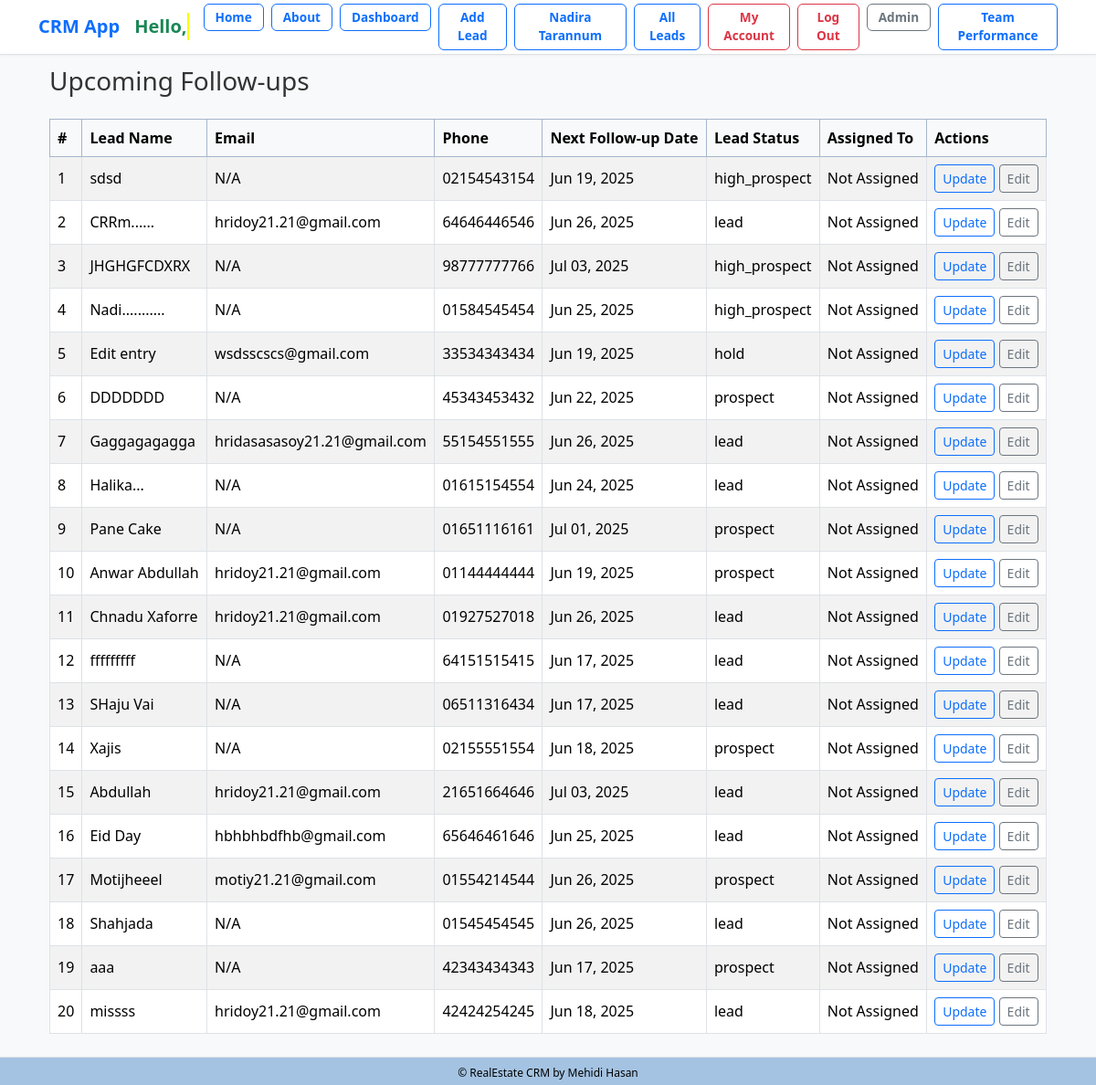
The app's page /followup/next/ (signed in) with its own data.
### lead/models.py (models this page shows, shortened)
class Lead(models.Model):
    LEAD_STAGE_CHOICES = (
        ('lead', 'Lead'),
        ('prospect', 'Prospect'),
        ('high_prospect', 'High Prospect'),
        ('sold_onboard', 'Sold/On-board'),
        ('hold', 'Hold'),
        ('lost', 'Lost'),
        ('junk', 'Junk'),
    )
    PROFESSION_CHOICES = (
        ('doctor', 'Doctor'),
        ('artist', 'Artist'),
        ('engineer', 'Engineer'),
        ('teacher', 'Teacher'),
        ('student', 'Student'),
        ('other', 'Other'),
    )
    PROJECT_CHOICES = (
        ('grand', 'Grand'),
        ('majestic', 'Majestic'),
        ('skyvilla', 'Skyvilla'),
        ('maxus', 'Maxus'),
        ('other', 'Other'),
    )
    PROPERTY_STATUS_CHOICES = (
        ('ready', 'Ready'),
        ('initial', 'Initial'),
        ('going', 'Going'),
    )
    PREFERRED_LOCATION_CHOICES = (
        ('banani', 'Banani'),
        ('gulshan', 'Gulshan'),
        ('badda', 'Badda'),
        ('dhanmondi', 'Dhanmondi'),
        ('other', 'Other'),
    )
    COMPANY_CHOICES = (
        ('rupayanhousing', 'Rupayan Housing'),
        ('rupayancityuttara', 'Rupayan City Uttara'),
        ('other', 'Other'),
    )
    INTERESTED_PROJECT_BUILDING_CHOICES = (
        ('grand-building-12', 'Grand Building 12'),
        ('majestic-building-5', 'Majestic Building 5'),
        ('skyvilla-building-3', 'Skyvilla Building 3'),
        ('maxus-building-8', 'Maxus Building 8'),
        ('other', 'Other'),
    )
    UNIT_SIZE_CHOICES = (
        ('2000-2500', '2000-2500 sqft'),
        ('200-300', '200-300 sqft'),
        ('300-400', '300-400 sqft'),
        ('2500-3000', '2500-3000 sqft'),
        ('3000-3500', '3000-3500 sqft'),
        ('3500-4000', '3500-4000 sqft'),
        ('4000+', '4000+ sqft'),
        ('other', 'Other'),
    )
    PREFERENCE_FLOOR = (
        ('1st', '1st Floor'),
        ('2nd', '2nd Floor'),
        ('3rd', '3rd Floor'),
        ('4th', '4th Floor'),
        ('5th', '5th Floor'),
        ('6th', '6th Floor'),
        ('7th', '7th Floor'),
        ('8th', '8th Floor'),
        ('9th', '9th Floor'),
        ('10th', '10th Floor'),
        ('11th', '11th Floor'),
        ('12th', '12th Floor'),
        ('13th', '13th Floor'),
        ('14th', '14th Floor'),
        ('15th', '15th Floor'),
    )
    FACING_CHOICES = (
        ('east', 'East'),
        ('west', 'West'),
        ('north', 'North'),
        ('south', 'South'),
        ('north-east', 'North-East'),
        ('north-west', 'North-West'),
        ('south-east', 'South-East'),
        ('south-west', 'South-West'),
        ('other', 'Other'),
    )
    VIEW_CHOICES = (
        ('road', 'Road'),
        ('park', 'Park'),
        ('lake', 'Lake'),
        ('city', 'City'),
        ('other', 'Other'),
    )
    BUDGET_CHOICES = (
        ('less-than-50-lakh', 'Less than 50 Lakh'),
        ('less-than-1-crore', 'Less than 1 Crore'),
        ('1-crore-to-2-crore', '1 Crore to 2 Crore'),
        ('2-crore-to-3-crore', '2 Crore to 3 Crore'),
        ('3-crore-to-4-crore', '3 Crore to 4 Crore'),
        ('4-crore-to-5-crore', '4 Crore to 5 Crore'),
        ('more-than-5-crore', 'More than 5 Crore'),
        ('other', 'Other'),
    )
    LEAD_SOURCE_CHOICES = (
        ('sgl', 'SGL'),
        ('walkin', 'Walk-in'),
        ('other', 'Other'),
    )
    SUB_SOURCE_CHOICES = (
        ('ownsource', 'Own Source'),
        ('referral', 'Referral'),
        ('doorto-door', 'Door to Door'),
        ('social-media', 'Social Media'),
        ('online-advertisement', 'Online Advertisement'),
        ('other', 'Other'),
    )
    TEAM_LEADER_CHOICES = (
        ('iktadul', 'Iktadul'),
        ('salman', 'Salman'),
        ('other', 'Other'),
    )
    FOLLOWUP_STATUS_CHOICES = (
        ('call', 'Call'),
        ('email', 'Email'),
        ('int Meeting', 'Int Meeting'),
        ('Ext Meeting', 'Ext Meeting'),
        ('project visit', 'Project Visit'),
        ('sold', 'Sold'),
        ('onboard', 'On-board'),
        ('junk', 'Junk'),
    )
    name = models.CharField("Name", max_length=50)
    team = models.ForeignKey(Team, on_delete=models.CASCADE, null=True, blank=True)
    phone = models.CharField(
    "Phone",
        max_length=11,
        unique=True,
        validators=[
            RegexValidator(
                regex=r'^\d{11}$',
                message='Phone number must contain only numbers.',
                code='invalid_phone'
            )
        ]
    )
    present_address = models.CharField("Present Address", max_length=20, choices=PREFERRED_LOCATION_CHOICES, blank=True, null=True)
    primaryemail = models.EmailField("Primary Email", max_length=254, blank=True, null=True)
    secondaryemail = models.EmailField("Secondary Email", blank=True, null=True)
    profession = models.CharField("Profession", max_length=20, choices=PROFESSION_CHOICES, blank=True, null=True)
    resident = models.CharField("Resident", max_length=100, blank=True, null=True)
    notes = models.TextField("Notes", blank=True, null=True)
    projecttype = models.CharField("Project Type", max_length=20, choices=PROJECT_CHOICES, blank=True, null=True)
    projectstatus = models.CharField("Project Status", max_length=20, choices=PROPERTY_STATUS_CHOICES, default='ready', blank=True, null=True)
    preferred_location = models.CharField("Preferred Location", max_length=20, choices=PREFERRED_LOCATION_CHOICES, blank=True, null=True)
    company = models.CharField("Company", max_length=20, choices=COMPANY_CHOICES, default="rupayancityuttara", null=True)
    interested_project_building = models.CharField("Interested Project Building", max_length=30, choices=INTERESTED_PROJECT_BUILDING_CHOICES, blank=True, null=True)
    unit_size = models.CharField("Unit Size", max_length=20, choices=UNIT_SIZE_CHOICES, blank=True, null=True)
    preference_floor = models.CharField("Preference Floor", max_length=20, choices=PREFERENCE_FLOOR, blank=True, null=True)
    facing = models.CharField("Facing", max_length=20, choices=FACING_CHOICES, blank=True, null=True)
    view = models.CharField("View", max_length=20, choices=VIEW_CHOICES, blank=True, null=True)
    budget = models.CharField("Budget", max_length=20, choices=BUDGET_CHOICES, blank=True, null=True)
    leadsource = models.CharField("Lead Source", max_length=20, choices=LEAD_SOURCE_CHOICES, default='sgl', blank=True, null=True)
    subsource = models.CharField("Sub Source", max_length=20, choices=SUB_SOURCE_CHOICES, default='ownsource',blank=True, null=True)
    teamleader = models.CharField("Team Leader", max_length=20, choices=TEAM_LEADER_CHOICES, default='iktadul',blank=True, null=True)
    description = models.TextField("Description", blank=True, null=True)
    converted_to_client = models.BooleanField("Converted to Client", default=False)
    created_at = models.DateTimeField("Created At", auto_now_add=True)
    modified_at = models.DateTimeField("Modified At", auto_now=True)
    followup_by = models.CharField("Follow Up By", max_length=50, choices=FOLLOWUP_STATUS_CHOICES, blank=True, null=True)
    lead_status = models.CharField("Lead Status", max_length=20, choices=LEAD_STAGE_CHOICES, default="lead", null=True)
    next_followup_by = models.CharField(max_length=20, choices=FOLLOWUP_STATUS_CHOICES, blank=True, null=True)
    next_followup_date = models.DateField("Next Follow Up Date", blank=True, null=True)
    modified_at = models.DateTimeField(auto_now=True)
    created_by = models.ForeignKey(User, related_name='leads', on_delete=models.CASCADE)
    transfer_to = models.ForeignKey(User, related_name='transferred_leads', on_delete=models.SET_NULL, null=True, blank=True)
    unique_id = models.CharField(max_length=255, unique=True, blank=True, null=True)

### dashboard/views.py (the view)
# urls.py: path('followup/next/', views.upcoming_followup, name='upcoming_followup'),
@login_required
def upcoming_followup(request):
    today = now().date()
    if request.user.is_superuser:
        upcoming_leads = Lead.objects.filter(next_followup_date__gt=today)
    else:
        upcoming_leads = Lead.objects.filter(
            next_followup_date__gt=today,
            created_by=request.user
        )
    upcoming_count = upcoming_leads.count()
    leads_data = []
    for lead in upcoming_leads:
        leads_data.append({
            'lead': lead,
            'next_followup_date': lead.next_followup_date,
        })
    context = {
        'leads_data': leads_data,
        'upcoming_count': upcoming_count,
        'page_title': "Upcoming Follow-ups",
    }
    return render(request, 'dashboard/upcoming_followup.html', context)

### dashboard/templates/dashboard/upcoming_followup.html
{% extends "crm/base.html" %}
{% block content %}
<div class="container mt-4">
  <h3 class="mb-4">{{ page_title }}</h3>
  {% if leads_data %}
    <div class="table-responsive">
      <table class="table table-striped table-bordered align-middle">
        <thead class="table-primary text-white">
          <tr>
            <th>#</th>
            <th>Lead Name</th>
            <th>Email</th>
            <th>Phone</th>
            <th>Next Follow-up Date</th>
            <th>Lead Status</th>
            <th>Assigned To</th>
            <th>Actions</th>
          </tr>
        </thead>
        <tbody>
          {% for item in leads_data %}
          <tr>
            <td>{{ forloop.counter }}</td>
            <td>{{ item.lead.name }}</td>
            <td>{{ item.lead.primaryemail|default:"N/A" }}</td>
            <td>{{ item.lead.phone|default:"N/A" }}</td>
            <td>{{ item.next_followup_date|date:"M d, Y" }}</td>
            <td>{{ item.lead.lead_status|default:"N/A" }}</td>
            <td>
              {% if item.lead.assigned_to %}
                {{ item.lead.assigned_to.get_full_name|default:item.lead.assigned_to.username }}
              {% else %}
                Not Assigned
              {% endif %}
            </td>
     <td>
  {% if item.lead.id %}
    <a href="{% url 'lead:lead_change_history' item.lead.id %}" class="btn btn-outline-primary btn-sm">Update</a>
    <a href="{% url 'edit_leads' item.lead.id %}?redirect_to=upcoming_followup" class="btn btn-outline-secondary btn-sm">Edit</a>
  {% else %}
    <span class="text-muted">Invalid Lead</span>
  {% endif %}
</td>
          {% endfor %}
        </tbody>
      </table>
    </div>
  {% else %}
    <div class="alert alert-info">No upcoming follow-ups found.</div>
  {% endif %}
</div>
{% endblock %}

### static/css/styles.css (style rules this page uses)
body { font-family: "Segoe UI", Roboto, sans-serif; background-color: #f8f9fa; }
.container h1, .container h3 { color: #333; }
.table thead th { position: sticky; top: 0; background-color: #f8f9fa; z-index: 10; }

### crm/templates/crm/base.html (style rules this page uses)
body { padding-bottom: 40px; }

### records on screen
Lead: lead.name "sdsd", lead.primaryemail "N/A", lead.phone "02154543154", next_followup_date "Jun 19, 2025", lead.lead_status "high_prospect", shows "Update"
Lead: lead.name "CRRm......", lead.primaryemail "hridoy21.21@gmail.com", lead.phone "64646446546", next_followup_date "Jun 26, 2025", lead.lead_status "lead", shows "Update"
Lead: lead.name "JHGHGFCDXRX", lead.primaryemail "N/A", lead.phone "98777777766", next_followup_date "Jul 03, 2025", lead.lead_status "high_prospect", shows "Update"
Lead: lead.name "Nadi...........", lead.primaryemail "N/A", lead.phone "01584545454", next_followup_date "Jun 25, 2025", lead.lead_status "high_prospect", shows "Update"
Lead: lead.name "Edit entry", lead.primaryemail "wsdsscscs@gmail.com", lead.phone "33534343434", next_followup_date "Jun 19, 2025", lead.lead_status "hold", shows "Update"
Lead: lead.name "DDDDDDD", lead.primaryemail "N/A", lead.phone "45343453432", next_followup_date "Jun 22, 2025", lead.lead_status "prospect", shows "Update"
Lead: lead.name "Gaggagagagga", lead.primaryemail "hridasasasoy21.21@gmail.com", lead.phone "55154551555", next_followup_date "Jun 26, 2025", lead.lead_status "lead", shows "Update"
Lead: lead.name "Halika...", lead.primaryemail "N/A", lead.phone "01615154554", next_followup_date "Jun 24, 2025", lead.lead_status "lead", shows "Update"
Lead: lead.name "Pane Cake", lead.primaryemail "N/A", lead.phone "01651116161", next_followup_date "Jul 01, 2025", lead.lead_status "prospect", shows "Update"
Lead: lead.name "Anwar Abdullah", lead.primaryemail "hridoy21.21@gmail.com", lead.phone "01144444444", next_followup_date "Jun 19, 2025", lead.lead_status "prospect", shows "Update"
Lead: lead.name "Chnadu Xaforre", lead.primaryemail "hridoy21.21@gmail.com", lead.phone "01927527018", next_followup_date "Jun 26, 2025", lead.lead_status "lead", shows "Update"
Lead: lead.name "fffffffff", lead.primaryemail "N/A", lead.phone "64151515415", next_followup_date "Jun 17, 2025", lead.lead_status "lead", shows "Update"
Lead: lead.name "SHaju Vai", lead.primaryemail "N/A", lead.phone "06511316434", next_followup_date "Jun 17, 2025", lead.lead_status "lead", shows "Update"
Lead: lead.name "Xajis", lead.primaryemail "N/A", lead.phone "02155551554", next_followup_date "Jun 18, 2025", lead.lead_status "prospect", shows "Update"
Lead: lead.name "Abdullah", lead.primaryemail "hridoy21.21@gmail.com", lead.phone "21651664646", next_followup_date "Jul 03, 2025", lead.lead_status "lead", shows "Update"
Lead: lead.name "Eid Day", lead.primaryemail "hbhbhbdfhb@gmail.com", lead.phone "65646461646", next_followup_date "Jun 25, 2025", lead.lead_status "lead", shows "Update"
Lead: lead.name "Motijheeel", lead.primaryemail "motiy21.21@gmail.com", lead.phone "01554214544", next_followup_date "Jun 26, 2025", lead.lead_status "prospect", shows "Update"
Lead: lead.name "Shahjada", lead.primaryemail "N/A", lead.phone "01545454545", next_followup_date "Jun 26, 2025", lead.lead_status "lead", shows "Update"
Lead: lead.name "aaa", lead.primaryemail "N/A", lead.phone "42343434343", next_followup_date "Jun 17, 2025", lead.lead_status "prospect", shows "Update"
Lead: lead.name "missss", lead.primaryemail "hridoy21.21@gmail.com", lead.phone "42424254245", next_followup_date "Jun 18, 2025", lead.lead_status "lead", shows "Update"

### other values on screen
{{ page_title }} "Upcoming Follow-ups"
